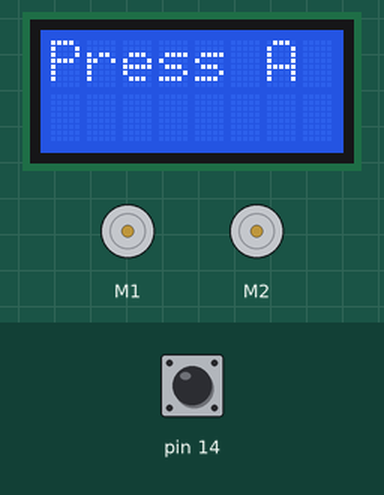
This sketch was run on a simulated Arduino Leonardo, built with avr-gcc and run on an emulated ATmega32U4. On the bench: 8×2 character LCD, 2 × DC motor (green arrow = forward, orange = backward, longer = faster). The test bench sets the inputs (shaded band); at power-on: pin 14 HIGH.

Above: at 0.8 s.
0.9 s: pin 14 pulled LOW for 0.15 s
At 2.4 s:
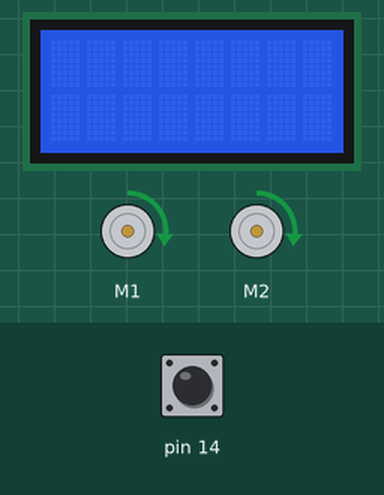
Timing chart, 0 to 3.9 s (numbered marks = the images above; inputs shaded):
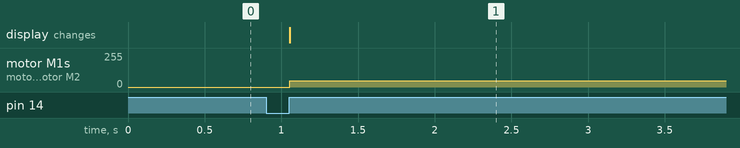

Measured:
- after the input at 0.9 s, motor M1, motor M2: stopped → forward 47/255 after 0.16 s; the display: changes after 0.16 s (image 1)

The sketch:

1_MoveMotorsPWM.ino
```cpp
/* This program make use of PWMs to drive the motors
 * PWM are controlled by a dedicated circuit in the microprocessors,
 * so you can do something in the loop while the PWM are being generated
 *
 * We use the motor library for that, see https://pololu.github.io/zumo-32u4-arduino-library/class_zumo32_u4_motors.html
 */

#include <Wire.h>
#include <Zumo32U4.h>

Zumo32U4LCD lcd;
Zumo32U4ButtonA buttonA;
Zumo32U4Motors motors; // the motor library https://pololu.github.io/zumo-32u4-arduino-library/class_zumo32_u4_motors.html

void setup()
{
  lcd.clear();
  lcd.print(F("Press A"));
  buttonA.waitForButton();
  lcd.clear();
}


void loop()
{
   // This turn both motor foward at speed of 75.
   // Speed is expressed in arbitrary untis between -400 to 400.
   // See: https://pololu.github.io/zumo-32u4-arduino-library/class_zumo32_u4_motors.html#afdc238f045d9c919afd01f143f2fdbbb
  motors.setSpeeds(75, 75);


  // This time you can do other things in the loop and it won't impact the speed of the robot
  // Uncommenting the line below does not impact the speed
//  lcd.gotoXY(0, 0);
//  lcd.print(random(100));

  // You can even try adding a long delay of 1 seconds
  // Uncommenting the line below does not impact the speed
//  delay(1000);
}
```
